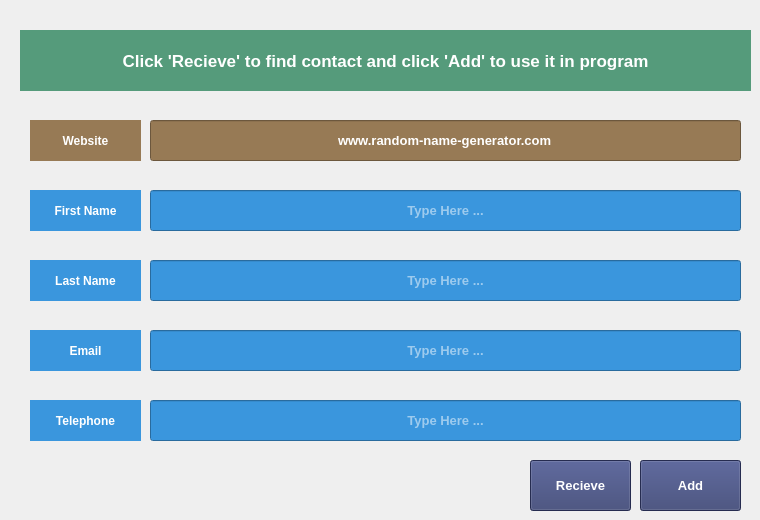
    <widget class="QWidget" name="tab_4">
     <attribute name="title">
      <string>Web Scraping</string>
     </attribute>
     <widget class="QLineEdit" name="lineEdit_Wname">
      <property name="geometry">
       <rect>
        <x>150</x>
        <y>190</y>
        <width>591</width>
        <height>41</height>
       </rect>
      </property>
      <property name="font">
       <font>
        <pointsize>10</pointsize>
        <weight>75</weight>
        <bold>true</bold>
       </font>
      </property>
      <property name="statusTip">
       <string>First Name</string>
      </property>
      <property name="styleSheet">
       <string notr="true">background-color:#3A96DD;color:white;border-radius:0.5em</string>
      </property>
      <property name="text">
       <string/>
      </property>
      <property name="alignment">
       <set>Qt::AlignCenter</set>
      </property>
      <property name="placeholderText">
       <string>Type Here ...</string>
      </property>
      <property name="clearButtonEnabled">
       <bool>true</bool>
      </property>
     </widget>
     <widget class="QLabel" name="label_Wname">
      <property name="geometry">
       <rect>
        <x>30</x>
        <y>190</y>
        <width>111</width>
        <height>41</height>
       </rect>
      </property>
      <property name="font">
       <font>
        <pointsize>9</pointsize>
        <weight>75</weight>
        <bold>true</bold>
       </font>
      </property>
      <property name="styleSheet">
       <string notr="true">background-color:#3A96DD;color:white;border-radius:0.5em</string>
      </property>
      <property name="text">
       <string>First Name</string>
      </property>
      <property name="alignment">
       <set>Qt::AlignCenter</set>
      </property>
     </widget>
     <widget class="QLabel" name="label_Wname2">
      <property name="geometry">
       <rect>
        <x>30</x>
        <y>260</y>
        <width>111</width>
        <height>41</height>
       </rect>
      </property>
      <property name="font">
       <font>
        <pointsize>9</pointsize>
        <weight>75</weight>
        <bold>true</bold>
       </font>
      </property>
      <property name="styleSheet">
       <string notr="true">background-color:#3A96DD;color:white;border-radius:0.5em</string>
      </property>
      <property name="text">
       <string>Last Name</string>
      </property>
      <property name="alignment">
       <set>Qt::AlignCenter</set>
      </property>
     </widget>
     <widget class="QLineEdit" name="lineEdit_Wname2">
      <property name="geometry">
       <rect>
        <x>150</x>
        <y>260</y>
        <width>591</width>
        <height>41</height>
       </rect>
      </property>
      <property name="font">
       <font>
        <pointsize>10</pointsize>
        <weight>75</weight>
        <bold>true</bold>
       </font>
      </property>
      <property name="statusTip">
       <string>Last Name</string>
      </property>
      <property name="styleSheet">
       <string notr="true">background-color:#3A96DD;color:white;border-radius:0.5em</string>
      </property>
      <property name="text">
       <string/>
      </property>
      <property name="alignment">
       <set>Qt::AlignCenter</set>
      </property>
      <property name="placeholderText">
       <string>Type Here ...</string>
      </property>
      <property name="clearButtonEnabled">
       <bool>true</bool>
      </property>
     </widget>
     <widget class="QLabel" name="label_Wemail">
      <property name="geometry">
       <rect>
        <x>30</x>
        <y>330</y>
        <width>111</width>
        <height>41</height>
       </rect>
      </property>
      <property name="font">
       <font>
        <pointsize>9</pointsize>
        <weight>75</weight>
        <bold>true</bold>
       </font>
      </property>
      <property name="styleSheet">
       <string notr="true">background-color:#3A96DD;color:white;border-radius:0.5em</string>
      </property>
      <property name="text">
       <string>Email</string>
      </property>
      <property name="alignment">
       <set>Qt::AlignCenter</set>
      </property>
     </widget>
     <widget class="QLineEdit" name="lineEdit_Wemail">
      <property name="geometry">
       <rect>
        <x>150</x>
        <y>330</y>
        <width>591</width>
        <height>41</height>
       </rect>
      </property>
      <property name="font">
       <font>
        <pointsize>10</pointsize>
        <weight>75</weight>
        <bold>true</bold>
       </font>
      </property>
      <property name="statusTip">
       <string>Email Address</string>
      </property>
      <property name="styleSheet">
       <string notr="true">background-color:#3A96DD;color:white;border-radius:0.5em</string>
      </property>
      <property name="text">
       <string/>
      </property>
      <property name="alignment">
       <set>Qt::AlignCenter</set>
      </property>
      <property name="placeholderText">
       <string>Type Here ...</string>
      </property>
      <property name="clearButtonEnabled">
       <bool>true</bool>
      </property>
     </widget>
     <widget class="QLabel" name="label_Wtelephone">
      <property name="geometry">
       <rect>
        <x>30</x>
        <y>400</y>
        <width>111</width>
        <height>41</height>
       </rect>
      </property>
      <property name="font">
       <font>
        <pointsize>9</pointsize>
        <weight>75</weight>
        <bold>true</bold>
       </font>
      </property>
      <property name="styleSheet">
       <string notr="true">background-color:#3A96DD;color:white;border-radius:0.5em</string>
      </property>
      <property name="text">
       <string>Telephone</string>
      </property>
      <property name="alignment">
       <set>Qt::AlignCenter</set>
      </property>
     </widget>
     <widget class="QLineEdit" name="lineEdit_Wtelephone">
      <property name="geometry">
       <rect>
        <x>150</x>
        <y>400</y>
        <width>591</width>
        <height>41</height>
       </rect>
      </property>
      <property name="font">
       <font>
        <pointsize>10</pointsize>
        <weight>75</weight>
        <bold>true</bold>
       </font>
      </property>
      <property name="statusTip">
       <string>Telephone Number</string>
      </property>
      <property name="styleSheet">
       <string notr="true">background-color:#3A96DD;color:white;border-radius:0.5em</string>
      </property>
      <property name="text">
       <string/>
      </property>
      <property name="alignment">
       <set>Qt::AlignCenter</set>
      </property>
      <property name="placeholderText">
       <string>Type Here ...</string>
      </property>
      <property name="clearButtonEnabled">
       <bool>true</bool>
      </property>
     </widget>
     <widget class="QPushButton" name="pushButton_Wrecivie">
      <property name="geometry">
       <rect>
        <x>530</x>
        <y>460</y>
        <width>101</width>
        <height>51</height>
       </rect>
      </property>
      <property name="font">
       <font>
        <pointsize>10</pointsize>
        <weight>75</weight>
        <bold>true</bold>
       </font>
      </property>
      <property name="cursor">
       <cursorShape>PointingHandCursor</cursorShape>
      </property>
      <property name="statusTip">
       <string>Recieve Data From Web</string>
      </property>
      <property name="styleSheet">
       <string notr="true">background-color:#353E70;color:white;border-radius:0.5em</string>
      </property>
      <property name="text">
       <string>Recieve</string>
      </property>
     </widget>
     <widget class="QPushButton" name="pushButton_Wadd">
      <property name="geometry">
       <rect>
        <x>640</x>
        <y>460</y>
        <width>101</width>
        <height>51</height>
       </rect>
      </property>
      <property name="font">
       <font>
        <pointsize>10</pointsize>
        <weight>75</weight>
        <bold>true</bold>
       </font>
      </property>
      <property name="cursor">
       <cursorShape>PointingHandCursor</cursorShape>
      </property>
      <property name="statusTip">
       <string>Add To Contacts</string>
      </property>
      <property name="styleSheet">
       <string notr="true">background-color:#353E70;color:white;border-radius:0.5em</string>
      </property>
      <property name="text">
       <string>Add</string>
      </property>
     </widget>
     <widget class="QLabel" name="label_tab4">
      <property name="geometry">
       <rect>
        <x>20</x>
        <y>30</y>
        <width>731</width>
        <height>61</height>
       </rect>
      </property>
      <property name="font">
       <font>
        <pointsize>13</pointsize>
        <weight>75</weight>
        <bold>true</bold>
       </font>
      </property>
      <property name="styleSheet">
       <string notr="true">background-color:#559B7B;color:white;border-radius:1em</string>
      </property>
      <property name="text">
       <string>Click 'Recieve' to find contact and click 'Add' to use it in program</string>
      </property>
      <property name="alignment">
       <set>Qt::AlignCenter</set>
      </property>
     </widget>
     <widget class="QLabel" name="label_web">
      <property name="geometry">
       <rect>
        <x>30</x>
        <y>120</y>
        <width>111</width>
        <height>41</height>
       </rect>
      </property>
      <property name="font">
       <font>
        <pointsize>9</pointsize>
        <weight>75</weight>
        <bold>true</bold>
       </font>
      </property>
      <property name="styleSheet">
       <string notr="true">background-color:#977A55;color:white;border-radius:0.5em</string>
      </property>
      <property name="text">
       <string>Website</string>
      </property>
      <property name="alignment">
       <set>Qt::AlignCenter</set>
      </property>
     </widget>
     <widget class="QLineEdit" name="lineEdit_website">
      <property name="geometry">
       <rect>
        <x>150</x>
        <y>120</y>
        <width>591</width>
        <height>41</height>
       </rect>
      </property>
      <property name="font">
       <font>
        <pointsize>10</pointsize>
        <weight>75</weight>
        <bold>true</bold>
       </font>
      </property>
      <property name="statusTip">
       <string>Website</string>
      </property>
      <property name="styleSheet">
       <string notr="true">background-color:#977A55;color:white;border-radius:0.5em</string>
      </property>
      <property name="text">
       <string>www.random-name-generator.com</string>
      </property>
      <property name="alignment">
       <set>Qt::AlignCenter</set>
      </property>
      <property name="readOnly">
       <bool>true</bool>
      </property>
      <property name="placeholderText">
       <string/>
      </property>
     </widget>
    </widget>
